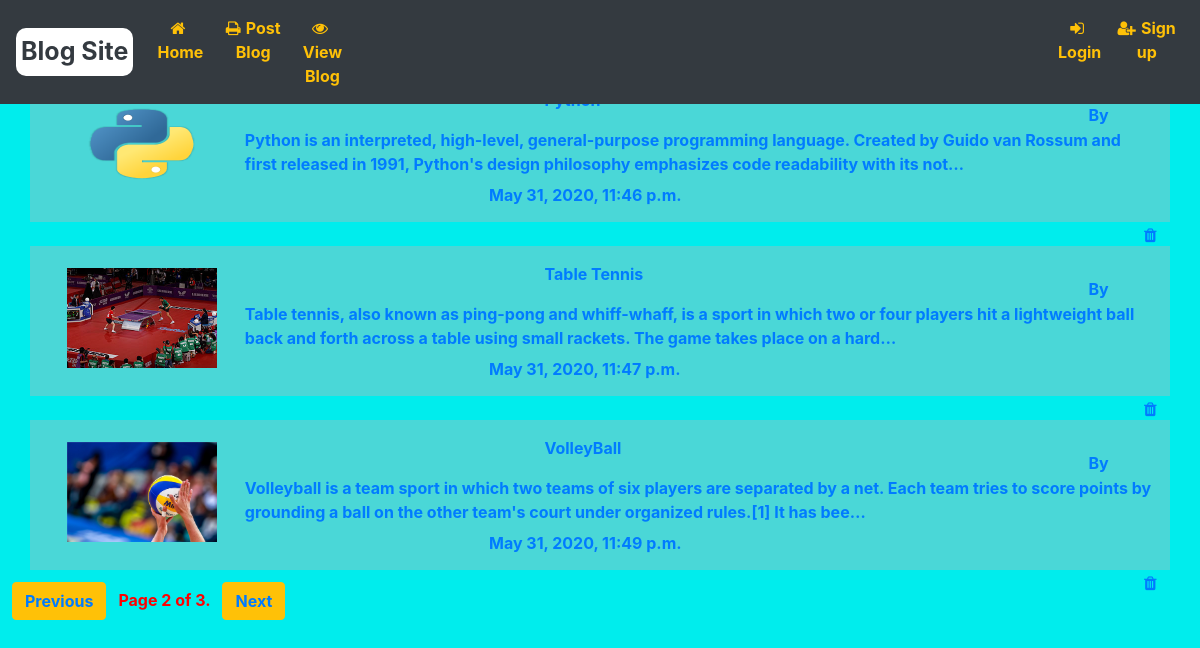
/ViewBlog/?page=2, run on the app's committed database.
### Blog_Application/models.py (models this page shows)
class Post_blog_form(models.Model):
    Title = models.CharField(max_length=200)
    Description = models.TextField()
    Pic = models.FileField(upload_to='images/')
    Author = models.CharField(max_length=50)
    Date_time = models.DateTimeField(default=datetime.now)

### Blog_Application/views.py (the view)
# urls.py: path('ViewBlog/',views.ViewBlog.as_view(),name='ViewBlog'),
class ViewBlog(ListView):
    model = Post_blog_form
    fields = '__all__'
    paginate_by = 3
    def get_context_data(self, **kwargs):
        context = super(ViewBlog, self).get_context_data(**kwargs)
        list_blog = Post_blog_form.objects.all()
        paginator = Paginator(list_blog, self.paginate_by)
        page = self.request.GET.get('page')
        try:
            file_blog = paginator.page(page)
        except PageNotAnInteger:
            file_blog = paginator.page(1)
        except EmptyPage:
            file_blog = paginator.page(paginator.num_pages)
        context['list_blog'] = file_blog
        return context

### templates/Blog_Application/post_blog_form_list.html (shortened to what this page needs)
{% extends 'Blog_Application/base.html' %}
{% load static %}
{% block parentblock %}
<body>
<h1>Welcome To View Blogs</h1>
{% if post_blog_form_list %}
  {% for blog in post_blog_form_list %}
    <div class="container">
        <p><a href="/Detail/{{blog.id}}"><img src="{{blog.Pic.url}}" height="100px" width="150px" alt="Blog Image"></p>
        <p id="ab"><a href="/Detail/{{blog.id}}">{{blog.Title}}</a></p>
        <p id="b"><a href="/Detail/{{blog.id}}">{{blog.Description | truncatechars:200}}</p>
        <p id="c">By {{blog.Author}}</p>
        <p id="d">{{blog.Date_time}}</p>
        <form method="post">
          <a href="/Delete/{{blog.id}}"><i class="fa fa-trash abcd" aria-hidden="true"></i></a>
        </form>
        </div>
      {%endfor%}
    {%else%}
    <h2>No Data Found</h2>
    {%endif%}
    {% if is_paginated %}
<ul class="pagination">
{% if page_obj.has_previous %}
    <li class="btn btn-warning text-dark">
        <span><a href="?page={{ page_obj.previous_page_number }}">Previous</a></span>
    </li>
{% endif %}
    <li class="Page">
        <span>Page {{ page_obj.number }} of {{ page_obj.paginator.num_pages }}.</span>
    </li>
{% if page_obj.has_next %}
    <li class="btn btn-warning text-dark">
        <span><a href="?page={{ page_obj.next_page_number }}">Next</a></span>
    </li>
{% endif %}
</ul>
{% else %}
    <p>Data not yet available</p>
{% endif %}
  </body>
{%endblock%}

### templates/Blog_Application/base.html (style rules this page uses)
a { font-weight: bold; }
i { margin-right:5px; }

### templates/Blog_Application/post_blog_form_list.html (style rules this page uses)
.container { margin-top:2%; background:rgba(185, 181, 181,.4); height:150px; }
img { margin-left:2%; margin-top:2%; }
#ab { margin-top:-11%; margin-left:45%; }
#b { margin-left: 18%; margin-top:1%; }
#c { margin-left: 94%; margin-top:-8%; }
#d { margin-top:5%; margin-left: 40%; }
.fa-trash { margin-left:99%; }
.btn-warning { margin-top:1%; margin-left:1%; }
.Page { margin-top:1.5%; margin-left:1%; font-weight:bold; color:red; }
body { background-color: #00eded; background-image: url("https://www.transparenttextures.com/patterns/asfalt-dark.png"); }

### data on the page
Post_blog_form: Pic (picture), Description "Python is an interpreted, high-level, general-purpose programming language. Created by Guido van Rossum and first released in 1991, Python's design philosophy emphasizes code readability with its not…", Date_time "May 31, 2020, 11:46 p.m."
Post_blog_form: Pic (picture), Title "Table Tennis", Description "Table tennis, also known as ping-pong and whiff-whaff, is a sport in which two or four players hit a lightweight ball back and forth across a table using small rackets. The game takes place on a hard…", Date_time "May 31, 2020, 11:47 p.m."
Post_blog_form: Pic (picture), Title "VolleyBall", Description "Volleyball is a team sport in which two teams of six players are separated by a net. Each team tries to score points by grounding a ball on the other team's court under organized rules.[1] It has bee…", Date_time "May 31, 2020, 11:49 p.m."

### other printed values
{{ page_obj.number }} "2"
{{ page_obj.paginator.num_pages }} "3"
